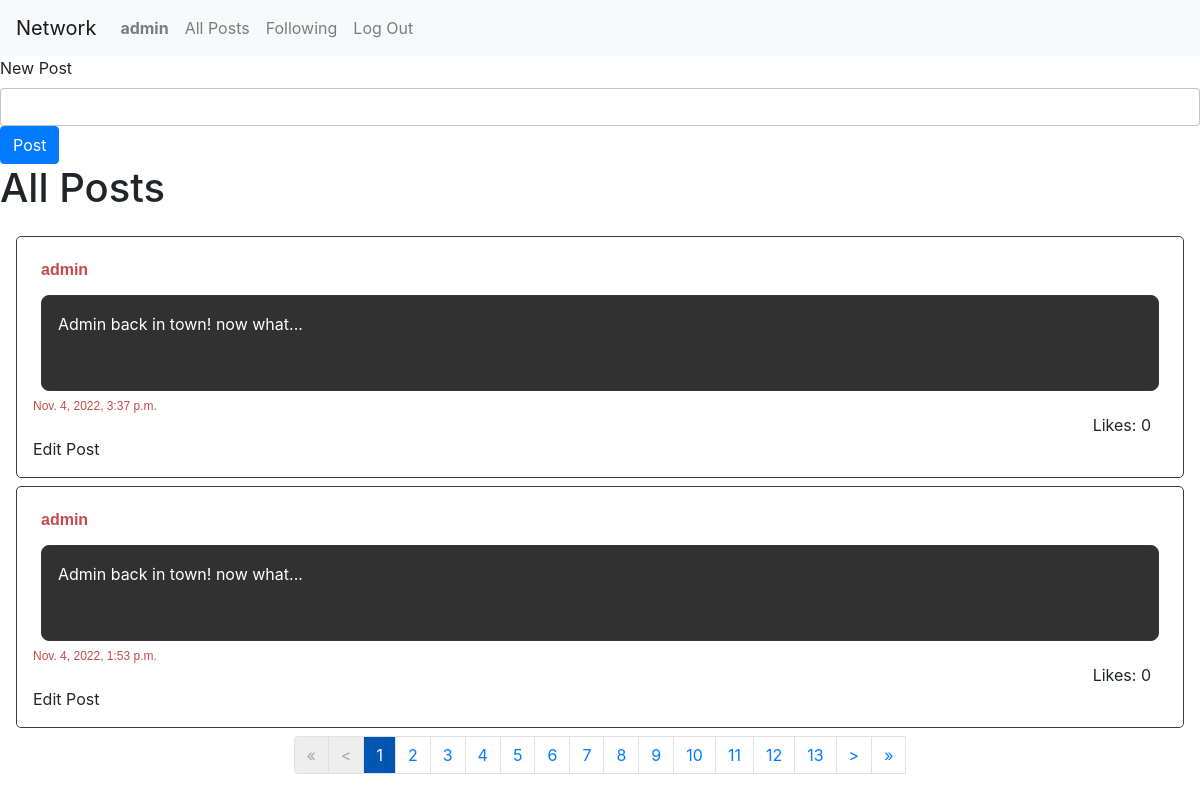
The page / (signed in) on the database as committed earlier.
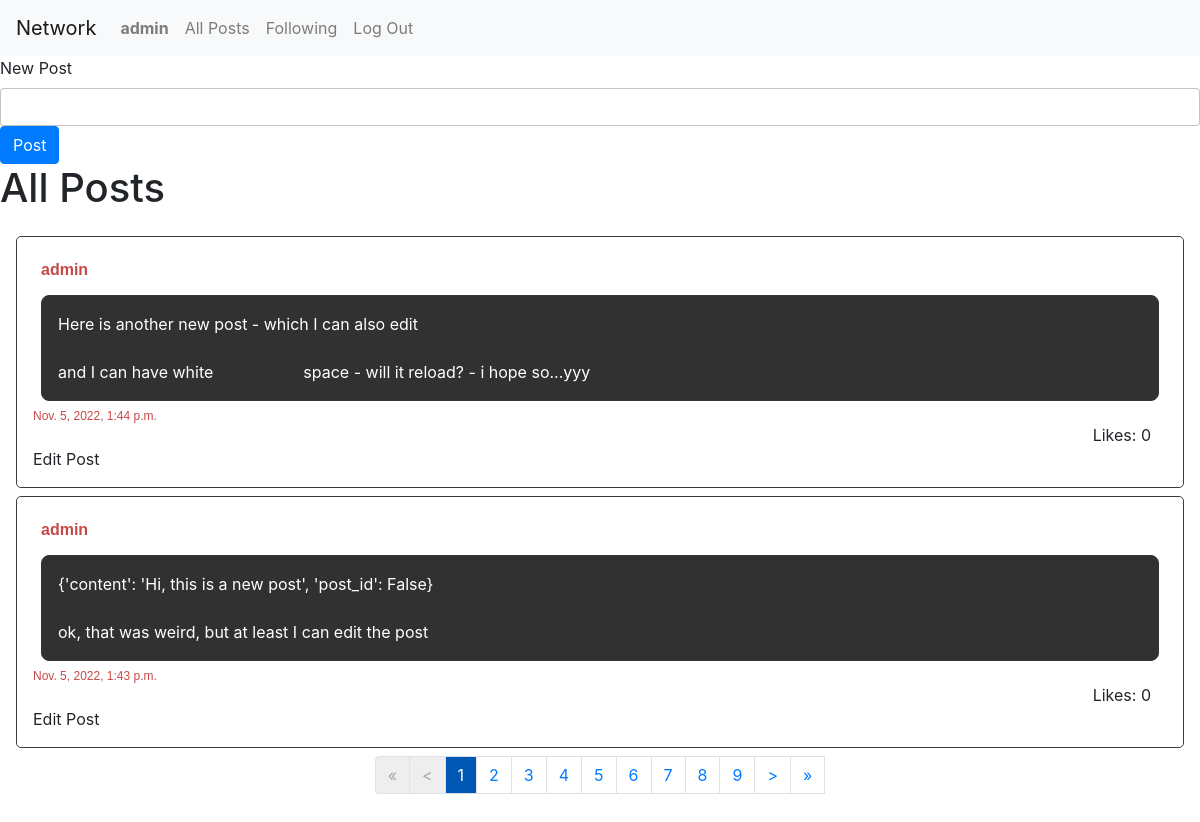
The same page on the database as committed later.
### network/models.py (models this page shows, shortened)
class Post(models.Model):
    user = models.ForeignKey(User, on_delete=models.CASCADE, related_name='poster')
    created = models.DateTimeField(auto_now_add=True)
    content = models.TextField()
    likes = models.IntegerField(default=0)

class User(AbstractUser):
    pass

### network/views.py (the view)
# urls.py: path("", views.PostListAllView.as_view(), name="index"),
class PostListAllView(ListView):
    paginate_by = NUM_POSTS_PER_PAGE
    model = Post
    ordering = ['-created']
    context_object_name = "posts"
    template_name = "network/index.html"
    def get_context_data(self, **kwargs):
        context = super(PostListAllView, self).get_context_data(**kwargs)
        context.update({
            'home': True
        })
        return context

### network/templates/network/index.html (shortened to what this page needs)
{% extends "network/layout.html" %}
{% block body %}
<div id='home'>
    {% if home %}
        <form class="new-post">
            <div>
                <label for="newpost-textarea">New Post</label>
                <input type='text' class="form-control new-post-input" id="newpost-textarea" autocomplete="off">
                <input id='submit-new-post' class="btn btn-primary" type='submit' value='Post'>
            </div>
        </form>
        <h1>All Posts</h1>
    {% endif %}
    <div id="posts">
        {% for post in posts %}
            <div class="post">
                <div>
                    <span class="post-username">{{post.user}}</span>
                </div><div class="post-content">{{post.content}}</div>
                <div class="post-created">
                    {{post.created}}
                </div>
                <div class="post-likes">
                    Likes: {{post.likes}}
                </div>
                {% if post.user == request.user%}
                    <div class="edit">Edit Post</div>
                {% endif %}
            </div>
        {% endfor %}
        <nav aria-label="Page navigation">
            <ul class="pagination">
                <li class="page-item"><a class="page-link {% if not page_obj.has_previous %} deactivated {% endif %}" href="?page=1">&laquo;</a></li>
                <li class="page-item"><a class="page-link {% if not page_obj.has_previous %} deactivated {% endif %}" href="{% if page_obj.has_previous %} ?page={{ page_obj.previous_page_number }} {% endif %}">&lt;</a></li>
                {% for p in paginator.page_range %}
                    <li class="page-item"><a class="page-link {% if page_obj.number == p %} selected-page {% endif %}" href="?page={{p}}" >{{p}}</a></li>
                {% endfor %}
                <a class="page-link {% if not page_obj.has_next %} deactivated {% endif %}" href="{% if page_obj.has_next %} ?page={{ page_obj.next_page_number }} {% endif %}">&gt;</a>
                <a class="page-link {% if not page_obj.has_next %} deactivated {% endif %}" href="?page={{ paginator.num_pages }}">&raquo;</a>
            </ul>
        </nav>
    </div>
</div>
{% endblock %}

Rows that differ between the two databases and show on the page:
removed Post: user "admin", content "Admin back in town! now what...", created "Nov. 4, 2022, 3:37 p.m.", likes "0", shows "Edit Post"
removed Post: user "admin", content "Admin back in town! now what...", created "Nov. 4, 2022, 1:53 p.m.", likes "0", shows "Edit Post"
added Post: user "admin", content "Here is another new post - which I can also edit and I can have white space - will it reload? - i hope so...yyy", created "Nov. 5, 2022, 1:44 p.m.", likes "0", shows "Edit Post"
added Post: user "admin", content "{'content': 'Hi, this is a new post', 'post_id': False} ok, that was weird, but at least I can edit the post", created "Nov. 5, 2022, 1:43 p.m.", likes "0", shows "Edit Post"
Other text that changed with them:
list line gone: "10"
list line gone: "11"
list line gone: "12"
list line gone: "13"
